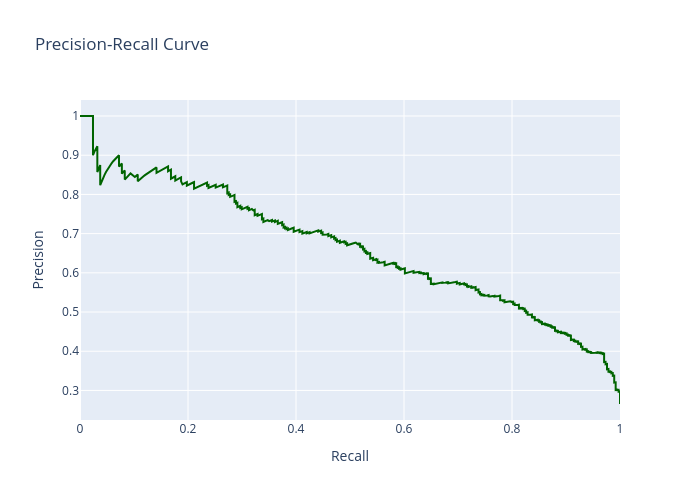

Notebook code cell kept with this figure:
### Code cell
# Precision-Recall Curve
precision, recall, pr_thresholds = precision_recall_curve(y_test, y_pred_proba)

fig = go.Figure()
fig.add_trace(go.Scatter(x=recall, y=precision, mode='lines',
                         name='Precision-Recall Curve',
                         line=dict(color='darkgreen', width=2)))

fig.update_layout(title='Precision-Recall Curve',
                  xaxis_title='Recall',
                  yaxis_title='Precision',
                  width=700, height=500)
fig.show()

### Figure 1 — Plotly figure (JSON) as saved in the notebook; plotly's stock layout.template omitted (floating-point values rounded to 4 significant figures; data arrays with more than 128 entries replaced by an {"elided": "..."} marker saying what was removed)
{"data": [{"line": {"color": "darkgreen", "width": 2}, "mode": "lines", "name": "Precision-Recall Curve", "type": "scatter", "x": {"elided": "1387 float values"}, "y": {"elided": "1387 float values"}}], "layout": {"height": 500, "title": {"text": "Precision-Recall Curve"}, "width": 700, "xaxis": {"title": {"text": "Recall"}}, "yaxis": {"title": {"text": "Precision"}}}}
